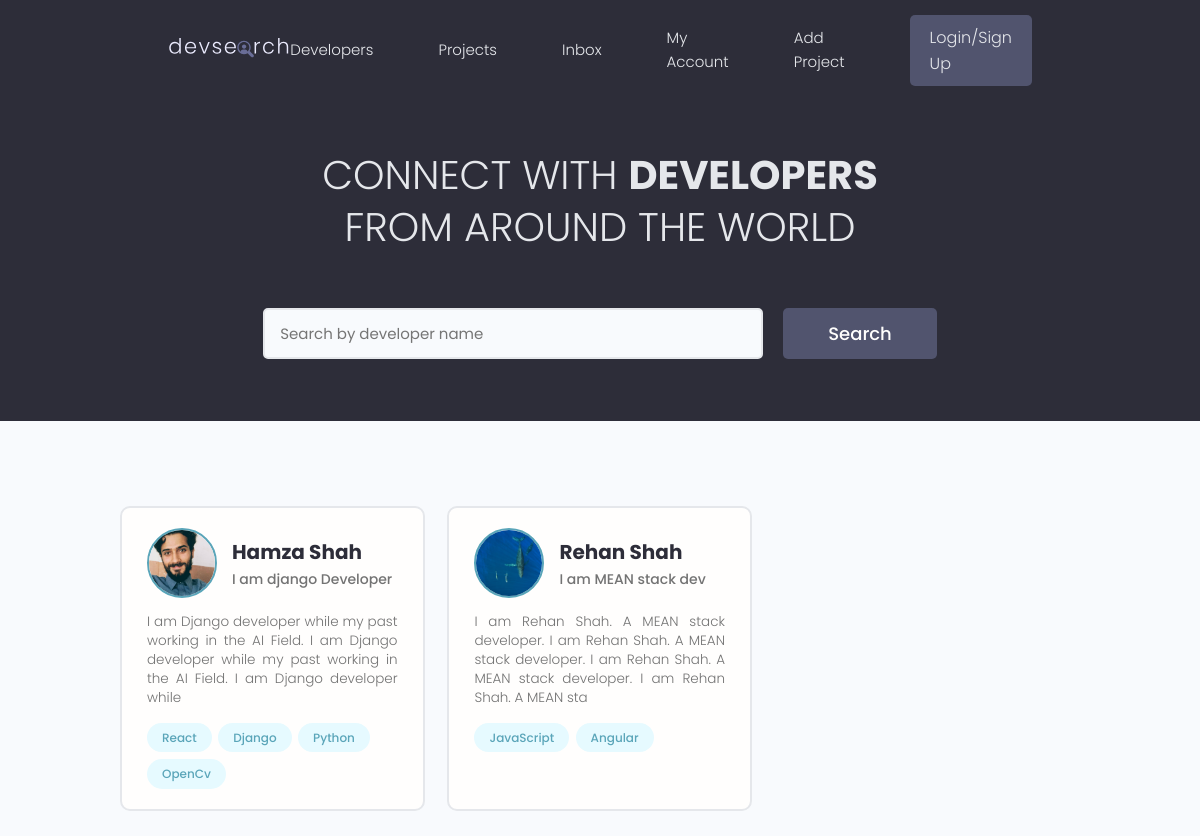
Before: / with the older database file.
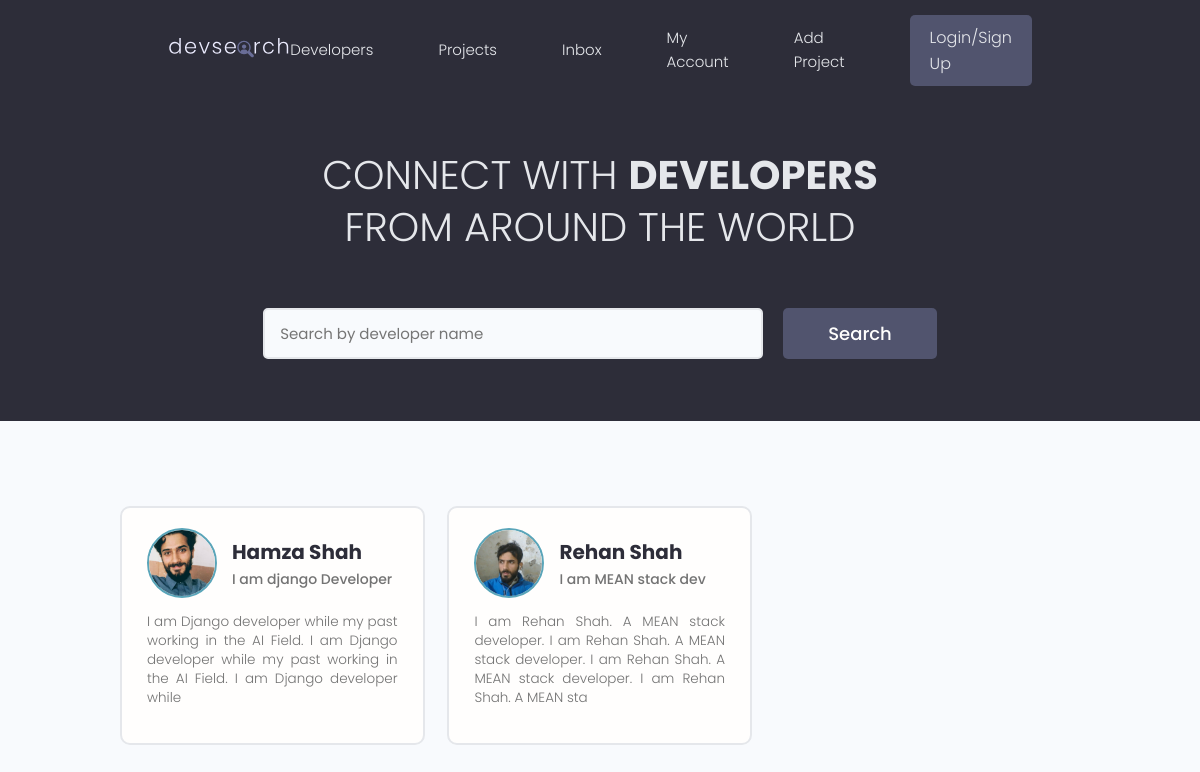
After: the same page with the newer database file.
### users/models.py (models this page shows, shortened)
class Profile(models.Model):
    user = models.OneToOneField(User, on_delete=models.CASCADE, null=True, blank=True)
    name = models.CharField(max_length=200, blank=True, null=True)
    email = models.EmailField(max_length=500,  blank=True, null=True)
    username = models.CharField(max_length=200, blank=True, null=True)
    location = models.CharField(max_length=200, blank=True, null=True)
    short_intro = models.CharField(max_length=200, blank=True, null=True)
    bio = models.TextField(blank=True, null=True)
    profile_image = models.ImageField(null=True, blank=True, upload_to='profiles/', default='profiles/user-default.png')
    social_github = models.CharField(max_length=200, blank=True, null=True)
    social_twitter = models.CharField(max_length=200, blank=True, null=True)
    social_linkedin = models.CharField(max_length=200, blank=True, null=True)
    social_youtube = models.CharField(max_length=200, blank=True, null=True)
    social_website = models.CharField(max_length=200, blank=True, null=True)
    created = models.DateTimeField(auto_now_add=True)
    id = models.UUIDField(default=uuid.uuid4, unique=True, primary_key=True, editable=False)

class Skill(models.Model):
    owner = models.ForeignKey(Profile, on_delete=models.CASCADE, null=True, blank=True)
    name = models.CharField(max_length=200, blank=True, null=True)
    description = models.TextField(null=True, blank=True)
    created = models.DateTimeField(auto_now_add=True)
    id = models.UUIDField(default=uuid.uuid4, unique=True, primary_key=True, editable=False)
    def __str__(self) -> str:
        return str(self.name)

### users/views.py (the view)
# urls.py: path('', view=views.profiles, name='profiles'),
def profiles(request):
    profiles = Profile.objects.all()
    context = {'profiles': profiles}
    return render(request, 'users/profiles.html', context)

### users/templates/users/profiles.html (shortened to what this page needs)
{% extends 'main.html' %}
{% block content %}
<main class="home">
    <section class="hero-section text-center">
      <div class="container container--narrow">
        <div class="hero-section__box">
          <h2>CONNECT WITH <span>DEVELOPERS</span></h2>
          <h2>FROM AROUND THE WORLD</h2>
        </div>
        <div class="hero-section__search">
          <form class="form" action="#" method="get">
            <div class="form__field">
              <input class="input input--text" id="formInput#search" type="text" name="text"
                placeholder="Search by developer name" />
            </div>
            <input class="btn btn--sub btn--lg" type="submit" value="Search" />
          </form>
        </div>
      </div>
    </section>
    <section class="devlist">
      <div class="container">
        <div class="grid grid--three">
        {% for profile in profiles  %}
          <div class="column card">
            <div class="dev">
              <a href="{% url 'user-profile' profile.id %}" class="card__body">
                <div class="dev__profile">
                  <img class="avatar avatar--md" src="{{ profile.profile_image.url}}" alt="image" />
                  <div class="dev__meta">
                    <h3>{{profile.name}}</h3>
                    <h5>{{profile.short_intro|slice:"60"}}</h5>
                  </div>
                </div>
                <p class="dev__info">{{profile.bio|slice:"150"}}</p>
                <div class="dev__skills">
                  {% for skill in profile.skill_set.all|slice:"5" %}
                  <span class="tag tag--pill tag--main">
                    <small>{{skill}}</small>
                  </span>
                  {% endfor %}
                </div>
              </a>
            </div>
          </div>
        {% endfor %}
        </div>
      </div>
    </section>
  </main>
{% endblock content %}

Changed rows visible on the page:
removed Skill: name "React", shown under Profile "Hamza Shah"
removed Skill: name "Django", shown under Profile "Hamza Shah"
removed Skill: name "Python", shown under Profile "Hamza Shah"
removed Skill: name "OpenCv", shown under Profile "Hamza Shah"
removed Skill: name "JavaScript", shown under Profile "Rehan Shah"
removed Skill: name "Angular", shown under Profile "Rehan Shah"
changed Profile "Rehan Shah": profile_image: a different picture
